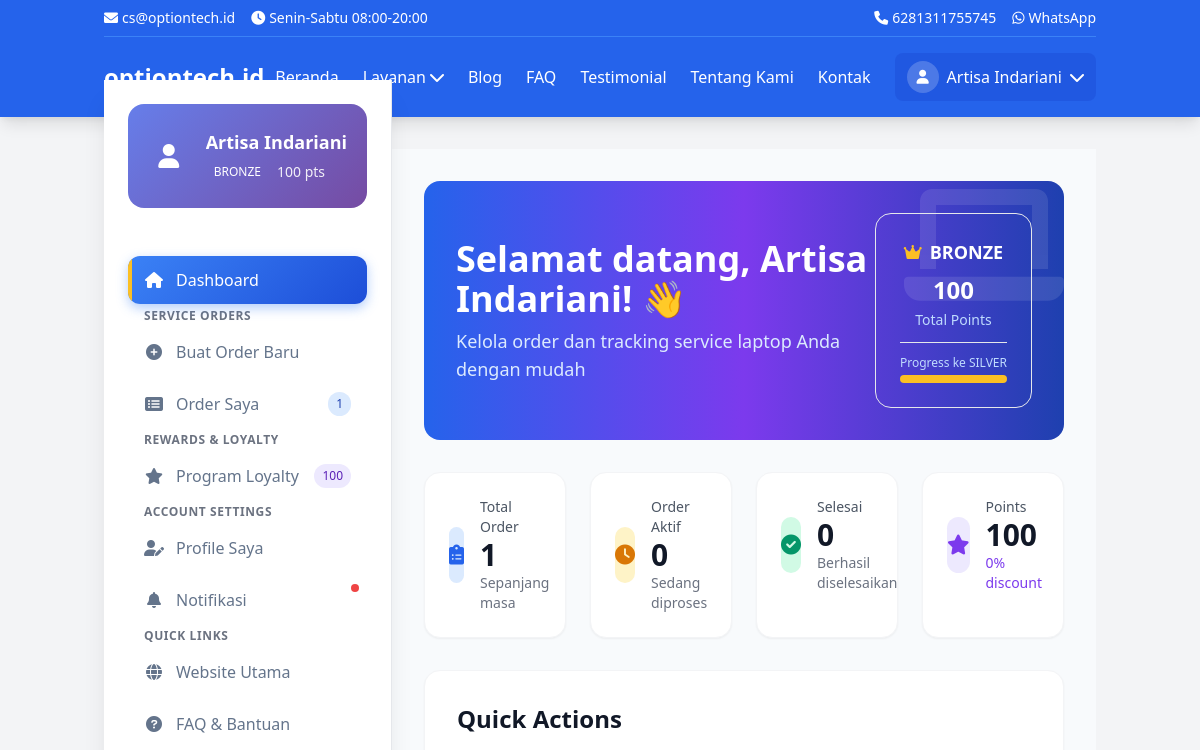
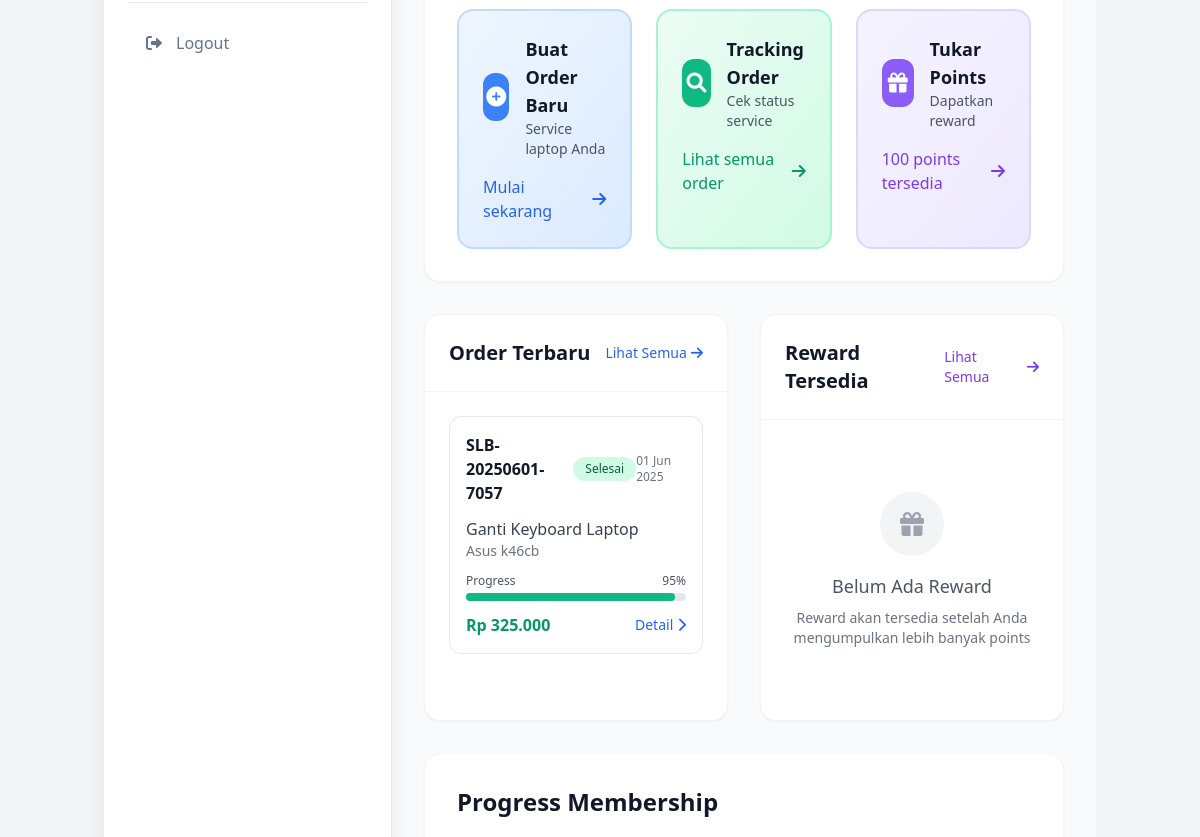
Before: /customer/dashboard/ (signed in, upper part) with the older database file (2 pictures, top to bottom).
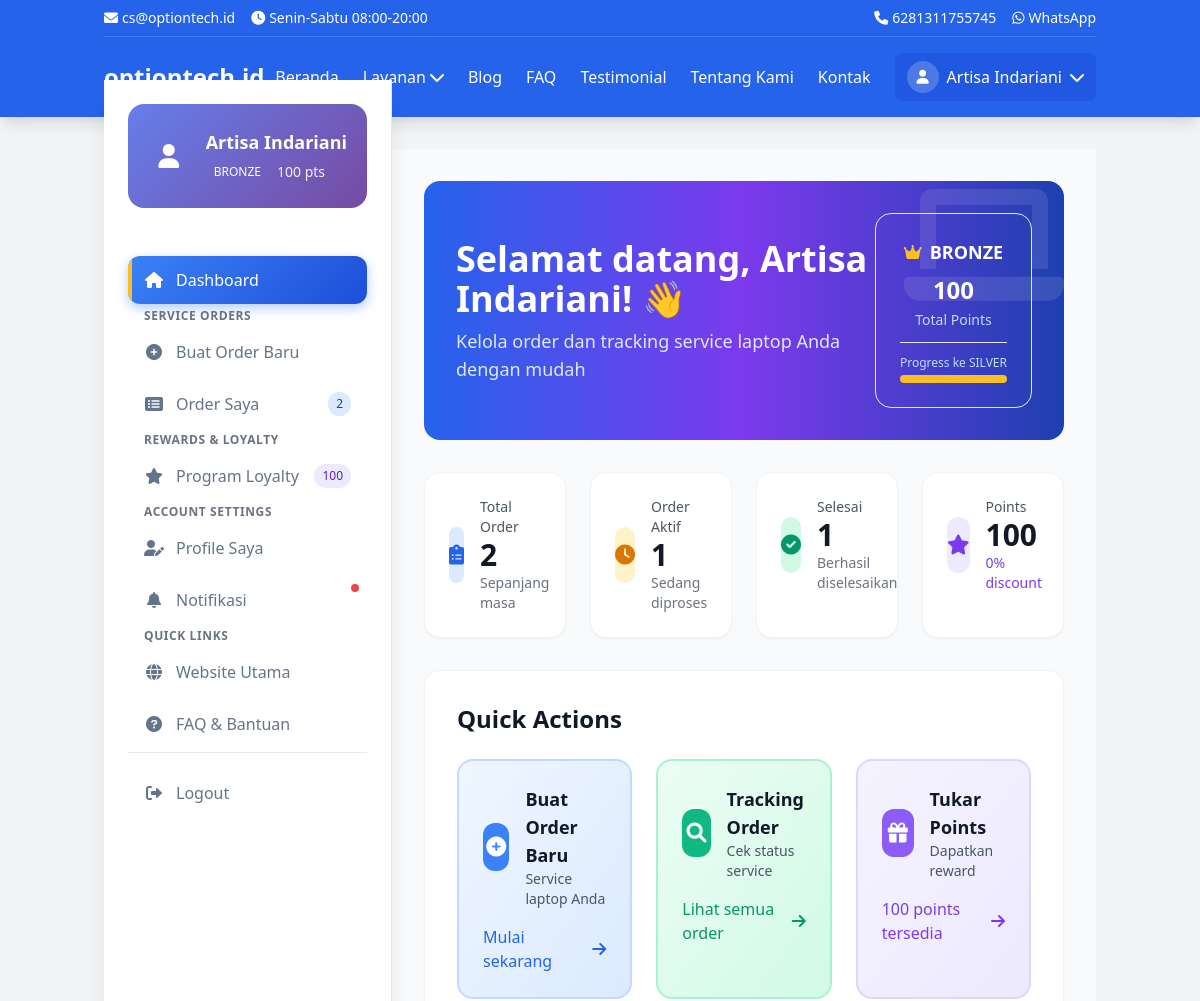
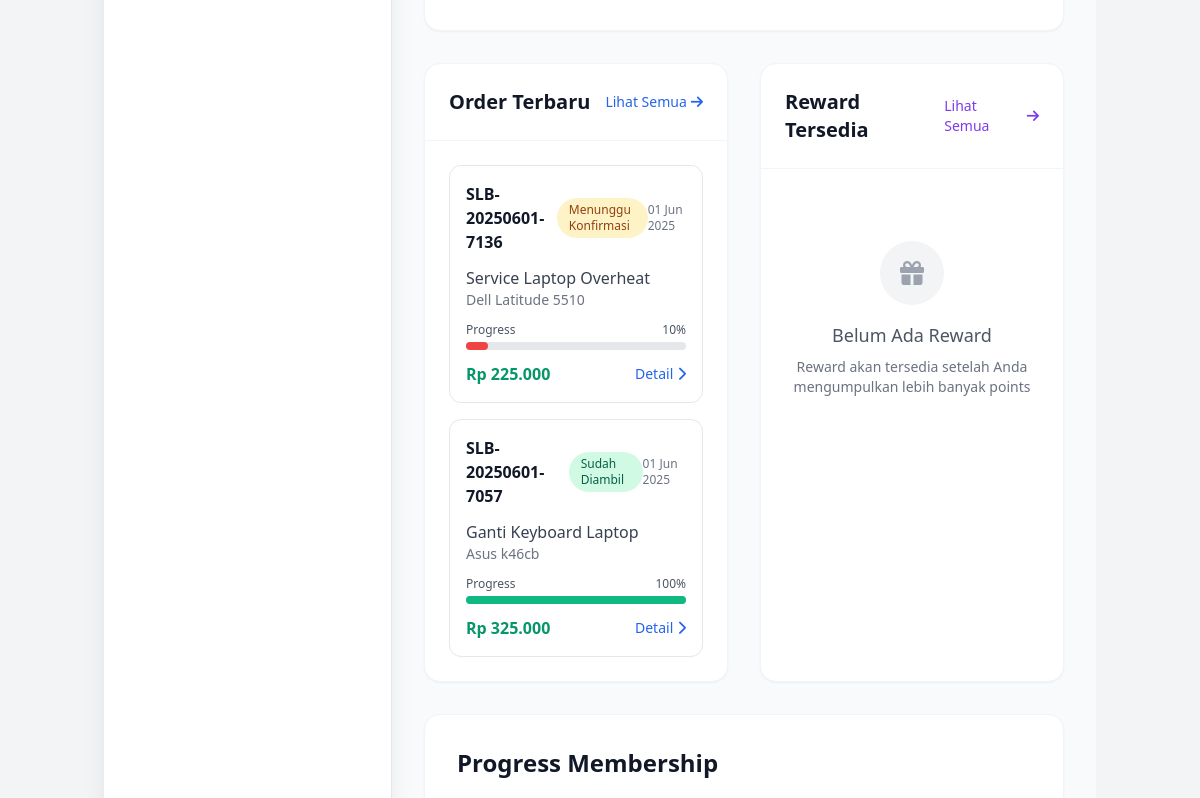
After: the same page with the newer database file (2 pictures, top to bottom).
### customers/models.py (models this page shows, shortened)
class ServiceOrder(TimeStampedModel):
    STATUS_CHOICES = [
        ('PENDING', 'Menunggu Konfirmasi'),
        ('CONFIRMED', 'Dikonfirmasi'),
        ('IN_PROGRESS', 'Sedang Dikerjakan'),
        ('WAITING_PARTS', 'Menunggu Spare Part'),
        ('TESTING', 'Testing & Quality Check'),
        ('COMPLETED', 'Selesai'),
        ('DELIVERED', 'Sudah Diambil'),
        ('CANCELLED', 'Dibatalkan'),
    ]
    PRIORITY_CHOICES = [
        ('LOW', 'Normal'),
        ('MEDIUM', 'Prioritas'),
        ('HIGH', 'Express'),
        ('URGENT', 'Emergency')
    ]
    order_number = models.CharField(max_length=20, unique=True)
    customer = models.ForeignKey(CustomerProfile, on_delete=models.CASCADE, related_name='orders')
    service = models.ForeignKey(Service, on_delete=models.CASCADE)
    device_brand = models.CharField(max_length=50)
    device_model = models.CharField(max_length=100)
    device_serial = models.CharField(max_length=100, blank=True)
    device_condition = models.TextField(help_text="Kondisi awal device saat diterima")
    problem_description = models.TextField()
    status = models.CharField(max_length=20, choices=STATUS_CHOICES, default='PENDING')
    priority = models.CharField(max_length=10, choices=PRIORITY_CHOICES, default='LOW')
    estimated_completion = models.DateTimeField(null=True, blank=True)
    actual_completion = models.DateTimeField(null=True, blank=True)
    estimated_cost = models.DecimalField(max_digits=10, decimal_places=2, default=0)
    final_cost = models.DecimalField(max_digits=10, decimal_places=2, default=0)
    discount_amount = models.DecimalField(max_digits=10, decimal_places=2, default=0)
    total_paid = models.DecimalField(max_digits=10, decimal_places=2, default=0)
    assigned_technician = models.CharField(max_length=100, blank=True)
    internal_notes = models.TextField(blank=True, help_text="Internal notes for technicians")
    customer_notes = models.TextField(blank=True, help_text="Notes visible to customer")
    warranty_period = models.IntegerField(default=30, help_text="Warranty period in days")
    warranty_expiry = models.DateTimeField(null=True, blank=True)
    class Meta:
        ordering = ['-created_at']
        verbose_name = "Service Order"
        verbose_name_plural = "Service Orders"
    def get_progress_percentage(self):
        progress_map = {
            'PENDING': 10,
            'CONFIRMED': 20,
            'IN_PROGRESS': 50,
            'WAITING_PARTS': 60,
            'TESTING': 85,
            'COMPLETED': 95,
            'DELIVERED': 100,
            'CANCELLED': 0
        }
        return progress_map.get(self.status, 0)

### services/models.py (models this page shows, shortened)
class Service(TimeStampedModel, ModelMeta):
    name = models.CharField(max_length=255, help_text="Nama layanan (contoh: Ganti LCD Laptop)")
    slug = models.SlugField(unique=True, blank=True, help_text="URL-friendly name (otomatis)")
    description = RichTextField(help_text="Deskripsi lengkap layanan")
    short_description = models.CharField(
        max_length=500,
        help_text="Deskripsi singkat untuk preview"
    )
    price_min = models.DecimalField(
        max_digits=10,
        decimal_places=2,
        help_text="Harga minimum (Rp)"
    )
    price_max = models.DecimalField(
        max_digits=10,
        decimal_places=2,
        help_text="Harga maksimum (Rp)"
    )
    duration_estimate = models.CharField(
        max_length=100,
        help_text="Estimasi waktu (contoh: 1-2 hari)"
    )
    icon = models.CharField(
        max_length=255,
        blank=True,
        help_text="CSS class icon (contoh: fas fa-laptop)"
    )
    featured_image = models.ImageField(
        upload_to='services/',
        blank=True,
        null=True,
        help_text="Gambar utama layanan"
    )
    is_featured = models.BooleanField(
        default=False,
        help_text="Tampilkan di homepage?"
    )
    is_active = models.BooleanField(
        default=True,
        help_text="Layanan masih tersedia?"
    )
    meta_title = models.CharField(
        max_length=255,
        blank=True,
        help_text="Judul SEO (kosongkan untuk otomatis)"
    )
    meta_description = models.TextField(
        blank=True,
        help_text="Deskripsi SEO (kosongkan untuk otomatis)"
    )
    target_keywords = models.CharField(
        max_length=500,
        blank=True,
        help_text="Keywords utama (pisahkan dengan koma)"
    )
    _metadata = {
        'title': 'get_meta_title',
        'description': 'get_meta_description',
        'keywords': 'get_meta_keywords',
        'image': 'get_meta_image',
    }
    class Meta:
        ordering = ['name']
        verbose_name = "Service"
        verbose_name_plural = "Services"
    def get_meta_title(self):
        """Generate SEO title"""
        if self.meta_title:
            return self.meta_title
        return f"{self.name} - Service Laptop Bandung Terpercaya"
    def get_meta_description(self):
        """Generate SEO description"""
        if self.meta_description:
            return self.meta_description
        return f"{self.short_description} Layanan {self.name} terpercaya di Bandung dengan harga {self.get_price_range()}."
    def get_meta_keywords(self):
        """Generate SEO keywords"""
        keywords = ['service laptop bandung', 'reparasi laptop bandung']
        if self.target_keywords:
            keywords.extend([kw.strip() for kw in self.target_keywords.split(',')])
        keywords.append(self.name.lower())
        return keywords
    def get_meta_image(self):
        """Get meta image URL"""
        if self.featured_image:
            return self.featured_image.url
        return None

### customers/views.py (the view)
# urls.py: path('dashboard/', views.dashboard_view, name='dashboard'),
@login_required
def dashboard_view(request):
    try:
        profile = request.user.customerprofile
    except CustomerProfile.DoesNotExist:
        profile = CustomerProfile.objects.create(user=request.user)
    recent_orders = ServiceOrder.objects.filter(customer=profile).order_by('-created_at')[:5]
    total_orders = ServiceOrder.objects.filter(customer=profile).count()
    active_orders = ServiceOrder.objects.filter(
        customer=profile,
        status__in=['PENDING', 'CONFIRMED', 'IN_PROGRESS', 'WAITING_PARTS', 'TESTING']
    ).count()
    completed_orders = ServiceOrder.objects.filter(customer=profile, status='DELIVERED').count()
    available_rewards = LoyaltyReward.objects.filter(
        is_active=True,
        points_required__lte=profile.total_points
    )[:3]
    recent_points = PointTransaction.objects.filter(customer=profile)[:5]
    context = {
        'profile': profile,
        'recent_orders': recent_orders,
        'total_orders': total_orders,
        'active_orders': active_orders,
        'completed_orders': completed_orders,
        'available_rewards': available_rewards,
        'recent_points': recent_points,
        'page_title': 'Dashboard Customer - Service Laptop Bandung'
    }
    return render(request, 'customers/dashboard.html', context)

### templates/customers/dashboard.html (shortened to what the changed rows need)
{% extends 'customers/base_customer.html' %}
{% load static %}
{% load math_filters %}
{% block customer_content %}
<div class="space-y-8">
    <div class="bg-gradient-to-r from-blue-600 via-purple-600 to-blue-800 rounded-2xl p-8 text-white relative overflow-hidden">
        <div class="relative z-10">
            <div class="flex flex-col lg:flex-row lg:items-center lg:justify-between">
                <div class="mb-6 lg:mb-0">
                    <h1 class="text-3xl lg:text-4xl font-bold mb-2">
                        Selamat datang, {{ user.get_full_name|default:user.username }}! 👋
                    </h1>
                </div>
            </div>
        </div>
    </div>
    <div class="grid grid-cols-1 md:grid-cols-2 lg:grid-cols-4 gap-6">
        <div class="bg-white rounded-2xl p-6 shadow-sm border border-gray-100 hover:shadow-lg transition-shadow">
            <div class="flex items-center">
                <div class="flex-1">
                    <h3 class="text-sm font-medium text-gray-600">Total Order</h3>
                    <p class="text-3xl font-bold text-gray-900">{{ total_orders }}</p>
                    <p class="text-sm text-gray-500">Sepanjang masa</p>
                </div>
            </div>
        </div>
        <div class="bg-white rounded-2xl p-6 shadow-sm border border-gray-100 hover:shadow-lg transition-shadow">
            <div class="flex items-center">
                <div class="flex-1">
                    <h3 class="text-sm font-medium text-gray-600">Order Aktif</h3>
                    <p class="text-3xl font-bold text-gray-900">{{ active_orders }}</p>
                    <p class="text-sm text-gray-500">Sedang diproses</p>
                </div>
            </div>
        </div>
        <div class="bg-white rounded-2xl p-6 shadow-sm border border-gray-100 hover:shadow-lg transition-shadow">
            <div class="flex items-center">
                <div class="flex-1">
                    <h3 class="text-sm font-medium text-gray-600">Selesai</h3>
                    <p class="text-3xl font-bold text-gray-900">{{ completed_orders }}</p>
                    <p class="text-sm text-gray-500">Berhasil diselesaikan</p>
                </div>
            </div>
        </div>
    </div>
    <div class="bg-white rounded-2xl p-8 shadow-sm border border-gray-100">
        <h2 class="text-2xl font-bold text-gray-900 mb-6">Quick Actions</h2>
    </div>
    <div class="grid grid-cols-1 lg:grid-cols-2 gap-8">
        <div class="bg-white rounded-2xl shadow-sm border border-gray-100">
            <div class="p-6 border-b border-gray-100">
                <div class="flex items-center justify-between">
                    <h2 class="text-xl font-bold text-gray-900">Order Terbaru</h2>
                </div>
            </div>
            <div class="p-6">
                {% if recent_orders %}
                <div class="space-y-4">
                    {% for order in recent_orders %}
                    <div class="border border-gray-200 rounded-xl p-4 hover:border-blue-300 hover:bg-blue-50/50 transition-all duration-200">
                        <div class="flex items-center justify-between mb-3">
                            <div class="flex items-center">
                                <h3 class="font-bold text-gray-900 mr-3">{{ order.order_number }}</h3>
                                <span class="px-3 py-1 text-xs rounded-full font-medium
                                           {% if order.status == 'COMPLETED' or order.status == 'DELIVERED' %}bg-green-100 text-green-800
                                           {% elif order.status == 'IN_PROGRESS' or order.status == 'TESTING' %}bg-blue-100 text-blue-800
                                           {% elif order.status == 'PENDING' or order.status == 'CONFIRMED' %}bg-yellow-100 text-yellow-800
                                           {% elif order.status == 'CANCELLED' %}bg-red-100 text-red-800
                                           {% else %}bg-gray-100 text-gray-800{% endif %}">
                                    {{ order.get_status_display }}
                                </span>
                            </div>
                            <span class="text-xs text-gray-500">{{ order.created_at|date:"d M Y" }}</span>
                        </div>
                        <div class="mb-3">
                            <p class="text-gray-700 font-medium">{{ order.service.name }}</p>
                            <p class="text-gray-500 text-sm">{{ order.device_brand }} {{ order.device_model }}</p>
                        </div>
                        <div class="mb-3">
                            <div class="flex justify-between text-xs text-gray-600 mb-1">
                                <span>Progress</span>
                                <span>{{ order.get_progress_percentage }}%</span>
                            </div>
                            <div class="w-full bg-gray-200 rounded-full h-2">
                                <div class="{{ order.get_progress_percentage|progress_color }} h-2 rounded-full transition-all duration-300"
                                     style="width: {{ order.get_progress_percentage }}%"></div>
                            </div>
                        </div>
                        <div class="flex items-center justify-between">
                            {% if order.estimated_cost > 0 %}
                            <span class="text-green-600 font-bold">
                                {{ order.estimated_cost|format_currency }}
                            </span>
                            {% else %}
                            <span class="text-gray-500 text-sm">Estimasi segera</span>
                            {% endif %}
                            <a href="{% url 'customers:order_detail' order.order_number %}"
                               class="text-blue-600 hover:text-blue-700 text-sm font-medium flex items-center">
                                Detail
                                <i class="fas fa-chevron-right ml-1"></i>
                            </a>
                        </div>
                    </div>
                    {% endfor %}
                </div>
                {% endif %}
            </div>
        </div>
        <div class="bg-white rounded-2xl shadow-sm border border-gray-100">
            <div class="p-6 border-b border-gray-100">
                <div class="flex items-center justify-between">
                    <h2 class="text-xl font-bold text-gray-900">Reward Tersedia</h2>
                </div>
            </div>
        </div>
    </div>
    <div class="bg-white rounded-2xl shadow-sm border border-gray-100 p-8">
        <h2 class="text-2xl font-bold text-gray-900 mb-6">Progress Membership</h2>
    </div>
</div>
{% endblock %}

### templates/customers/base_customer.html (shortened to what the changed rows need)
{% extends 'base.html' %}
{% load static %}
{% block content %}
<div class="min-h-screen bg-gray-50">
    <div class="desktop-sidebar hidden lg:fixed lg:inset-y-0 lg:flex lg:w-72 lg:flex-col lg:pt-20 z-30">
        <div class="flex flex-col flex-1 bg-white shadow-xl border-r border-gray-200">
            <nav class="flex-1 px-6 pb-6 sidebar-nav">
                <div class="space-y-1">
                    <div class="nav-item">
                        <a href="{% url 'customers:orders' %}"
                           class="nav-link {% if 'orders' in request.resolver_match.url_name and request.resolver_match.url_name != 'create_order' %}active{% endif %}">
                            <div class="nav-icon">
                                <i class="fas fa-list-alt"></i>
                            </div>
                            <span>Order Saya</span>
                            {% if user.customerprofile %}
                                {% with active_orders=user.customerprofile.orders.all|length %}
                                    {% if active_orders > 0 %}
                                    <span class="ml-auto bg-blue-100 text-blue-800 text-xs px-2 py-1 rounded-full">
                                        {{ active_orders }}
                                    </span>
                                    {% endif %}
                                {% endwith %}
                            {% endif %}
                        </a>
                    </div>
                </div>
            </nav>
        </div>
    </div>
    <div class="lg:pl-72">
        <main class="main-content p-4 lg:p-8">
            {% block customer_content %}
            {% endblock %}
        </main>
    </div>
</div>
{% endblock %}

Changed rows visible on the page:
added ServiceOrder: order_number "SLB-20250601-7136", status "Menunggu Konfirmasi", created_at "01 Jun 2025", service.name "Service Laptop Overheat", device_brand "Dell", device_model "Latitude 5510", get_progress_percentage "10", estimated_cost "Rp 225.000"
changed ServiceOrder "SLB-20250601-7057": status "Selesai" → "Sudah Diambil"; get_progress_percentage "95" → "100"
Other visible differences:
{{ active_orders }}: "1" → "2"
{{ total_orders }}: "1" → "2"
{{ active_orders }}: "0" → "1"
{{ completed_orders }}: "0" → "1"
